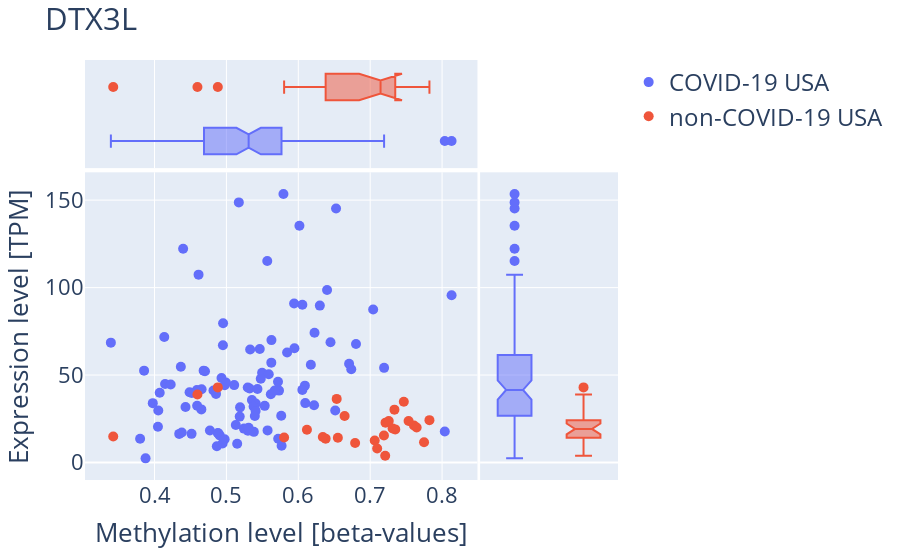
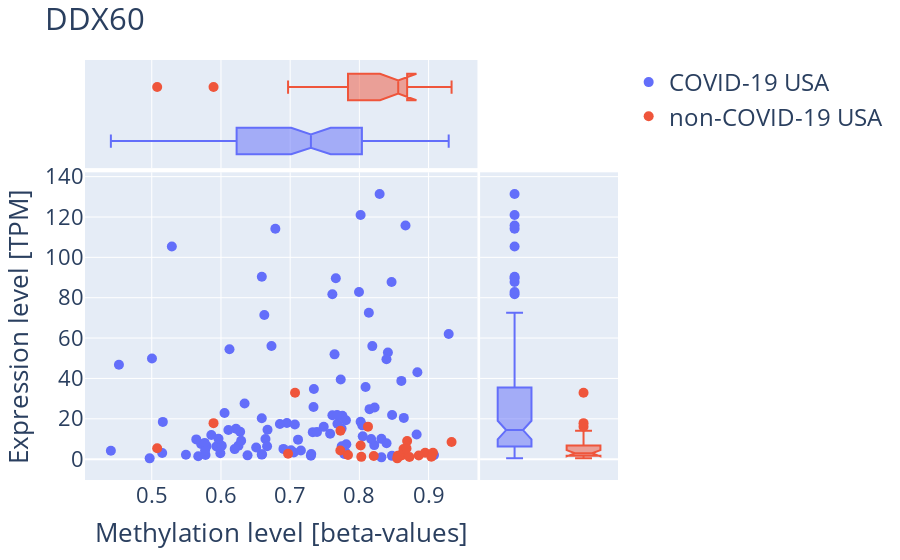
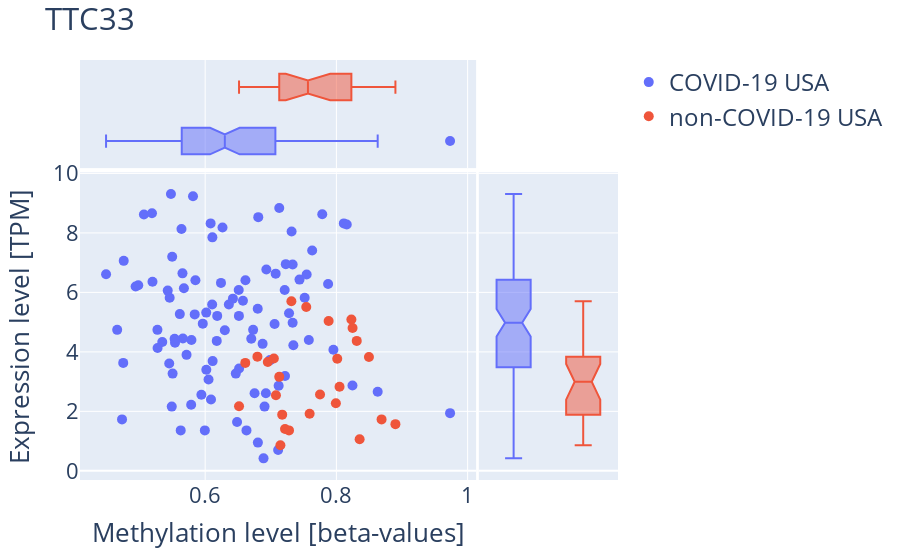
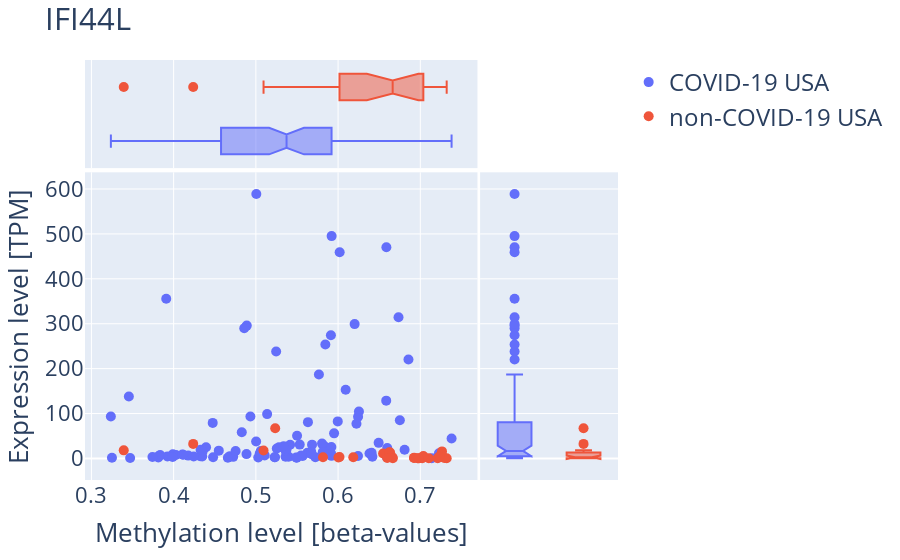

The code cell stored with these charts, in order, in its notebook:
### Code cell
mynorm_probes = set(usa_myNorm.index)  # all probes in mynorm

for gene in genes_set:

    probe_in_gene = dmg[
        dmg["UCSC_RefGene_Name"].str.contains(gene)
    ].index.tolist()  # Get DMPs identfied in specifi DEG

    # If number of probes > 1 use mean methylation level
    if len(probe_in_gene) > 1:
        cpgs_met_level = usa_myNorm.loc[probe_in_gene, :].mean().T
        cpgs_met_level.name = f"Average of {' '.join(probe_in_gene)}"
        probe_in_gene = cpgs_met_level.name

    else:
        cpgs_met_level = usa_myNorm.loc[probe_in_gene].T

    # Gete gene expression level
    gene_exp_level_ = ttable[[gene, "TYPE"]]

    # Merge data about: methylation, expresion and disease status
    df = pd.concat((gene_exp_level_, cpgs_met_level), axis=1).dropna()

    # Create figure
    fig = px.scatter(
        df,
        x=probe_in_gene,
        y=gene,
        color="TYPE",
        marginal_y="box",
        marginal_x="box",
    )

    if gene in DEG:
        deg = True
    else:
        deg = False

    fig.update_layout(
        yaxis_title=f"Expression level [TPM]",
        xaxis_title=f"Methylation level [beta-values]",
        legend_title="",
        title=f"{gene}",
        legend=dict(font=dict(size=24), title=""),
        font=dict(size=22),
    )

    fig.update_traces(marker=dict(size=10))
    fig.write_image(f"../Plots/ExpressionMethylPlots/{gene}.jpg")
    fig.show()

### Figure 1 — Plotly figure (JSON) as saved in the notebook; plotly's stock layout.template omitted (floating-point values rounded to 4 significant figures)
{"data": [{"hovertemplate": "TYPE=COVID-19 USA<br>Average of cg07815522 cg08122652 cg00959259=%{x}<br>DTX3L=%{y}<extra></extra>", "legendgroup": "COVID-19 USA", "marker": {"color": "#636efa", "size": 10, "symbol": "circle"}, "mode": "markers", "name": "COVID-19 USA", "orientation": "v", "showlegend": true, "type": "scatter", "x": [0.6525, 0.4072, 0.4398, 0.4487, 0.8132, 0.519, 0.6092, 0.5532, 0.4976, 0.4655, 0.4589, 0.6448, 0.5844, 0.5355, 0.5297, 0.4147, 0.5731, 0.5496, 0.5589, 0.6057, 0.5131, 0.5618, 0.5408, 0.6096, 0.6737, 0.4366, 0.7193, 0.5382, 0.5299, 0.4951, 0.4947, 0.4683, 0.4518, 0.5718, 0.4855, 0.4993, 0.5478, 0.4907, 0.533, 0.5244, 0.5323, 0.4888, 0.5624, 0.4932, 0.8037, 0.3855, 0.4515, 0.4344, 0.3875, 0.6219, 0.4612, 0.5568, 0.6174, 0.6299, 0.5378, 0.572, 0.6802, 0.4047, 0.6226, 0.5946, 0.64, 0.4702, 0.6056, 0.5464, 0.515, 0.5767, 0.5626, 0.5793, 0.5762, 0.4225, 0.5173, 0.4431, 0.6016, 0.3799, 0.3393, 0.6707, 0.6514, 0.7041, 0.4651, 0.4954, 0.4052, 0.5572, 0.482, 0.3976, 0.5108, 0.4881, 0.5309, 0.5406, 0.5185, 0.4593, 0.5432, 0.4771, 0.5395, 0.4867, 0.4975, 0.5672, 0.4379, 0.5942, 0.4136], "xaxis": "x", "y": [145.2, 39.9, 122.2, 40.19, 95.64, 31.54, 43.95, 32.4, 44.15, 41.88, 41.47, 68.76, 62.89, 35.75, 42.92, 44.85, 41.12, 51.29, 50.47, 41.52, 21.45, 39.06, 33.68, 33.98, 53.28, 54.75, 54.12, 17.54, 18.17, 67.05, 10.93, 52.54, 39.8, 46.13, 39.23, 45.7, 47.88, 15.53, 64.59, 19.4, 42.32, 16.66, 57.11, 48.36, 17.79, 52.52, 16.4, 16.37, 2.39, 32.76, 107.4, 115.2, 55.89, 89.7, 32.01, 13.65, 67.71, 20.42, 74.2, 65.34, 98.58, 52.16, 90.15, 64.88, 10.74, 9.64, 69.98, 153.5, 26.78, 44.62, 148.7, 31.72, 135.3, 13.61, 68.54, 56.51, 29.7, 87.47, 30.38, 79.64, 29.72, 18.39, 41.21, 33.95, 44.27, 16.89, 19.91, 29.52, 26.25, 32.43, 42, 18.35, 26.65, 9.34, 13.27, 41.12, 17.17, 90.89, 71.75], "yaxis": "y"}, {"alignmentgroup": "True", "hovertemplate": "TYPE=COVID-19 USA<br>Average of cg07815522 cg08122652 cg00959259=%{x}<extra></extra>", "legendgroup": "COVID-19 USA", "marker": {"color": "#636efa", "size": 10, "symbol": "circle"}, "name": "COVID-19 USA", "notched": true, "offsetgroup": "COVID-19 USA", "showlegend": false, "type": "box", "x": [0.6525, 0.4072, 0.4398, 0.4487, 0.8132, 0.519, 0.6092, 0.5532, 0.4976, 0.4655, 0.4589, 0.6448, 0.5844, 0.5355, 0.5297, 0.4147, 0.5731, 0.5496, 0.5589, 0.6057, 0.5131, 0.5618, 0.5408, 0.6096, 0.6737, 0.4366, 0.7193, 0.5382, 0.5299, 0.4951, 0.4947, 0.4683, 0.4518, 0.5718, 0.4855, 0.4993, 0.5478, 0.4907, 0.533, 0.5244, 0.5323, 0.4888, 0.5624, 0.4932, 0.8037, 0.3855, 0.4515, 0.4344, 0.3875, 0.6219, 0.4612, 0.5568, 0.6174, 0.6299, 0.5378, 0.572, 0.6802, 0.4047, 0.6226, 0.5946, 0.64, 0.4702, 0.6056, 0.5464, 0.515, 0.5767, 0.5626, 0.5793, 0.5762, 0.4225, 0.5173, 0.4431, 0.6016, 0.3799, 0.3393, 0.6707, 0.6514, 0.7041, 0.4651, 0.4954, 0.4052, 0.5572, 0.482, 0.3976, 0.5108, 0.4881, 0.5309, 0.5406, 0.5185, 0.4593, 0.5432, 0.4771, 0.5395, 0.4867, 0.4975, 0.5672, 0.4379, 0.5942, 0.4136], "xaxis": "x3", "yaxis": "y3"}, {"alignmentgroup": "True", "hovertemplate": "TYPE=COVID-19 USA<br>DTX3L=%{y}<extra></extra>", "legendgroup": "COVID-19 USA", "marker": {"color": "#636efa", "size": 10, "symbol": "circle"}, "name": "COVID-19 USA", "notched": true, "offsetgroup": "COVID-19 USA", "showlegend": false, "type": "box", "xaxis": "x2", "y": [145.2, 39.9, 122.2, 40.19, 95.64, 31.54, 43.95, 32.4, 44.15, 41.88, 41.47, 68.76, 62.89, 35.75, 42.92, 44.85, 41.12, 51.29, 50.47, 41.52, 21.45, 39.06, 33.68, 33.98, 53.28, 54.75, 54.12, 17.54, 18.17, 67.05, 10.93, 52.54, 39.8, 46.13, 39.23, 45.7, 47.88, 15.53, 64.59, 19.4, 42.32, 16.66, 57.11, 48.36, 17.79, 52.52, 16.4, 16.37, 2.39, 32.76, 107.4, 115.2, 55.89, 89.7, 32.01, 13.65, 67.71, 20.42, 74.2, 65.34, 98.58, 52.16, 90.15, 64.88, 10.74, 9.64, 69.98, 153.5, 26.78, 44.62, 148.7, 31.72, 135.3, 13.61, 68.54, 56.51, 29.7, 87.47, 30.38, 79.64, 29.72, 18.39, 41.21, 33.95, 44.27, 16.89, 19.91, 29.52, 26.25, 32.43, 42, 18.35, 26.65, 9.34, 13.27, 41.12, 17.17, 90.89, 71.75], "yaxis": "y2"}, {"hovertemplate": "TYPE=non-COVID-19 USA<br>Average of cg07815522 cg08122652 cg00959259=%{x}<br>DTX3L=%{y}<extra></extra>", "legendgroup": "non-COVID-19 USA", "marker": {"color": "#EF553B", "size": 10, "symbol": "circle"}, "mode": "markers", "name": "non-COVID-19 USA", "orientation": "v", "showlegend": true, "type": "scatter", "x": [0.638, 0.655, 0.7063, 0.7337, 0.7213, 0.3425, 0.612, 0.7609, 0.488, 0.7348, 0.6534, 0.7468, 0.7646, 0.7312, 0.6644, 0.679, 0.4597, 0.7191, 0.7749, 0.7258, 0.6341, 0.7097, 0.7534, 0.7824, 0.5803, 0.7209], "xaxis": "x", "y": [13.67, 14.15, 12.55, 30.23, 22.81, 14.87, 18.7, 21.17, 42.96, 18.94, 36.39, 34.78, 20.06, 19.5, 26.56, 11.14, 38.89, 15.46, 11.61, 23.68, 14.55, 7.99, 23.73, 24.23, 14.29, 3.87], "yaxis": "y"}, {"alignmentgroup": "True", "hovertemplate": "TYPE=non-COVID-19 USA<br>Average of cg07815522 cg08122652 cg00959259=%{x}<extra></extra>", "legendgroup": "non-COVID-19 USA", "marker": {"color": "#EF553B", "size": 10, "symbol": "circle"}, "name": "non-COVID-19 USA", "notched": true, "offsetgroup": "non-COVID-19 USA", "showlegend": false, "type": "box", "x": [0.638, 0.655, 0.7063, 0.7337, 0.7213, 0.3425, 0.612, 0.7609, 0.488, 0.7348, 0.6534, 0.7468, 0.7646, 0.7312, 0.6644, 0.679, 0.4597, 0.7191, 0.7749, 0.7258, 0.6341, 0.7097, 0.7534, 0.7824, 0.5803, 0.7209], "xaxis": "x3", "yaxis": "y3"}, {"alignmentgroup": "True", "hovertemplate": "TYPE=non-COVID-19 USA<br>DTX3L=%{y}<extra></extra>", "legendgroup": "non-COVID-19 USA", "marker": {"color": "#EF553B", "size": 10, "symbol": "circle"}, "name": "non-COVID-19 USA", "notched": true, "offsetgroup": "non-COVID-19 USA", "showlegend": false, "type": "box", "xaxis": "x2", "y": [13.67, 14.15, 12.55, 30.23, 22.81, 14.87, 18.7, 21.17, 42.96, 18.94, 36.39, 34.78, 20.06, 19.5, 26.56, 11.14, 38.89, 15.46, 11.61, 23.68, 14.55, 7.99, 23.73, 24.23, 14.29, 3.87], "yaxis": "y2"}], "layout": {"autosize": true, "font": {"size": 22}, "legend": {"font": {"size": 24}, "title": {"text": ""}, "tracegroupgap": 0}, "margin": {"t": 60}, "title": {"text": "DTX3L"}, "xaxis": {"anchor": "y", "autorange": true, "domain": [0, 0.7363], "range": [0.3039, 0.8485], "title": {"text": "Methylation level [beta-values]"}, "type": "linear"}, "xaxis2": {"anchor": "y2", "autorange": true, "domain": [0.7413, 1], "matches": "x2", "range": [-0.5, 1.5], "showgrid": false, "showline": false, "showticklabels": false, "ticks": "", "type": "category"}, "xaxis3": {"anchor": "y3", "autorange": true, "domain": [0, 0.7363], "matches": "x", "range": [0.3039, 0.8485], "showgrid": true, "showticklabels": false, "type": "linear"}, "xaxis4": {"anchor": "y4", "domain": [0.7413, 1], "matches": "x2", "showgrid": false, "showline": false, "showticklabels": false, "ticks": ""}, "yaxis": {"anchor": "x", "autorange": true, "domain": [0, 0.7326], "range": [-13.92, 169.8], "title": {"text": "Expression level [TPM]"}, "type": "linear"}, "yaxis2": {"anchor": "x2", "autorange": true, "domain": [0, 0.7326], "matches": "y", "range": [-13.92, 169.8], "showgrid": true, "showticklabels": false, "type": "linear"}, "yaxis3": {"anchor": "x3", "autorange": true, "domain": [0.7426, 1], "matches": "y3", "range": [-0.5, 1.5], "showgrid": false, "showline": false, "showticklabels": false, "ticks": "", "type": "category"}, "yaxis4": {"anchor": "x4", "domain": [0.7426, 1], "matches": "y3", "showgrid": true, "showline": false, "showticklabels": false, "ticks": ""}}}

### Figure 2 — Plotly figure (JSON) as saved in the notebook; plotly's stock layout.template omitted (floating-point values rounded to 4 significant figures)
{"data": [{"hovertemplate": "TYPE=COVID-19 USA<br>value=%{x}<br>DDX60=%{y}<extra></extra>", "legendgroup": "COVID-19 USA", "marker": {"color": "#636efa", "size": 10, "symbol": "circle"}, "mode": "markers", "name": "COVID-19 USA", "orientation": "v", "showlegend": true, "type": "scatter", "x": [0.8667, 0.7743, 0.529, 0.6277, 0.8838, 0.6643, 0.7806, 0.7012, 0.7578, 0.659, 0.5713, 0.8412, 0.8392, 0.4409, 0.7485, 0.5861, 0.7327, 0.761, 0.7683, 0.8642, 0.6253, 0.6903, 0.7745, 0.8318, 0.8827, 0.516, 0.8473, 0.7798, 0.7053, 0.6627, 0.5494, 0.6341, 0.6217, 0.8018, 0.7068, 0.7755, 0.8147, 0.5936, 0.6123, 0.6589, 0.7388, 0.5672, 0.6108, 0.6509, 0.9078, 0.5792, 0.5991, 0.6384, 0.497, 0.8049, 0.659, 0.761, 0.8187, 0.7995, 0.6953, 0.8471, 0.773, 0.5764, 0.8607, 0.7641, 0.8466, 0.6198, 0.8137, 0.7343, 0.7782, 0.8319, 0.809, 0.8018, 0.8043, 0.6052, 0.6786, 0.6012, 0.8293, 0.5151, 0.4526, 0.8392, 0.8215, 0.9291, 0.6292, 0.673, 0.6673, 0.7305, 0.7338, 0.5964, 0.5643, 0.6666, 0.7155, 0.7811, 0.7114, 0.6852, 0.817, 0.5777, 0.7679, 0.73, 0.6594, 0.822, 0.577, 0.766, 0.5003], "xaxis": "x", "y": [115.8, 15.15, 105.4, 13.57, 43.04, 9.98, 19.26, 4.42, 12.6, 20.26, 7.5, 52.86, 49.46, 4.15, 16.01, 11.93, 13.39, 21.77, 17.55, 20.45, 6.7, 5.08, 6.36, 10.06, 12.17, 18.46, 21.9, 3.57, 3.27, 71.42, 2.18, 27.57, 15.06, 18.56, 17.16, 21.47, 24.79, 6.32, 54.43, 2.25, 13.46, 1.42, 14.42, 5.75, 2, 6.47, 2.94, 1.88, 0.39, 11.3, 90.38, 81.75, 56.02, 82.8, 17.95, 1.63, 39.49, 8.06, 38.78, 51.93, 87.77, 4.97, 72.54, 34.76, 2.51, 0.89, 35.76, 121, 16.75, 22.89, 114.1, 6.65, 131.4, 3.07, 46.75, 7.85, 6.96, 62, 9.08, 56.06, 14.58, 2.52, 25.83, 10.06, 9.8, 6.39, 4.26, 7.42, 9.66, 17.45, 9.96, 2.03, 21.84, 1.69, 2.41, 25.58, 4.11, 89.62, 49.84], "yaxis": "y"}, {"alignmentgroup": "True", "hovertemplate": "TYPE=COVID-19 USA<br>value=%{x}<extra></extra>", "legendgroup": "COVID-19 USA", "marker": {"color": "#636efa", "size": 10, "symbol": "circle"}, "name": "COVID-19 USA", "notched": true, "offsetgroup": "COVID-19 USA", "showlegend": false, "type": "box", "x": [0.8667, 0.7743, 0.529, 0.6277, 0.8838, 0.6643, 0.7806, 0.7012, 0.7578, 0.659, 0.5713, 0.8412, 0.8392, 0.4409, 0.7485, 0.5861, 0.7327, 0.761, 0.7683, 0.8642, 0.6253, 0.6903, 0.7745, 0.8318, 0.8827, 0.516, 0.8473, 0.7798, 0.7053, 0.6627, 0.5494, 0.6341, 0.6217, 0.8018, 0.7068, 0.7755, 0.8147, 0.5936, 0.6123, 0.6589, 0.7388, 0.5672, 0.6108, 0.6509, 0.9078, 0.5792, 0.5991, 0.6384, 0.497, 0.8049, 0.659, 0.761, 0.8187, 0.7995, 0.6953, 0.8471, 0.773, 0.5764, 0.8607, 0.7641, 0.8466, 0.6198, 0.8137, 0.7343, 0.7782, 0.8319, 0.809, 0.8018, 0.8043, 0.6052, 0.6786, 0.6012, 0.8293, 0.5151, 0.4526, 0.8392, 0.8215, 0.9291, 0.6292, 0.673, 0.6673, 0.7305, 0.7338, 0.5964, 0.5643, 0.6666, 0.7155, 0.7811, 0.7114, 0.6852, 0.817, 0.5777, 0.7679, 0.73, 0.6594, 0.822, 0.577, 0.766, 0.5003], "xaxis": "x3", "yaxis": "y3"}, {"alignmentgroup": "True", "hovertemplate": "TYPE=COVID-19 USA<br>DDX60=%{y}<extra></extra>", "legendgroup": "COVID-19 USA", "marker": {"color": "#636efa", "size": 10, "symbol": "circle"}, "name": "COVID-19 USA", "notched": true, "offsetgroup": "COVID-19 USA", "showlegend": false, "type": "box", "xaxis": "x2", "y": [115.8, 15.15, 105.4, 13.57, 43.04, 9.98, 19.26, 4.42, 12.6, 20.26, 7.5, 52.86, 49.46, 4.15, 16.01, 11.93, 13.39, 21.77, 17.55, 20.45, 6.7, 5.08, 6.36, 10.06, 12.17, 18.46, 21.9, 3.57, 3.27, 71.42, 2.18, 27.57, 15.06, 18.56, 17.16, 21.47, 24.79, 6.32, 54.43, 2.25, 13.46, 1.42, 14.42, 5.75, 2, 6.47, 2.94, 1.88, 0.39, 11.3, 90.38, 81.75, 56.02, 82.8, 17.95, 1.63, 39.49, 8.06, 38.78, 51.93, 87.77, 4.97, 72.54, 34.76, 2.51, 0.89, 35.76, 121, 16.75, 22.89, 114.1, 6.65, 131.4, 3.07, 46.75, 7.85, 6.96, 62, 9.08, 56.06, 14.58, 2.52, 25.83, 10.06, 9.8, 6.39, 4.26, 7.42, 9.66, 17.45, 9.96, 2.03, 21.84, 1.69, 2.41, 25.58, 4.11, 89.62, 49.84], "yaxis": "y2"}, {"hovertemplate": "TYPE=non-COVID-19 USA<br>value=%{x}<br>DDX60=%{y}<extra></extra>", "legendgroup": "non-COVID-19 USA", "marker": {"color": "#EF553B", "size": 10, "symbol": "circle"}, "mode": "markers", "name": "non-COVID-19 USA", "orientation": "v", "showlegend": true, "type": "scatter", "x": [0.8028, 0.8652, 0.8595, 0.8951, 0.9332, 0.5078, 0.7725, 0.8858, 0.7071, 0.9064, 0.7727, 0.8125, 0.859, 0.8555, 0.8018, 0.8568, 0.5893, 0.8208, 0.904, 0.8638, 0.7836, 0.8724, 0.869, 0.8681, 0.697, 0.8547], "xaxis": "x", "y": [1.14, 2.29, 1.69, 3.2, 8.5, 5.42, 4.26, 1.85, 32.87, 3.13, 14.11, 16.1, 1.97, 1.64, 6.76, 1.48, 17.84, 1.56, 1.2, 5.07, 2.06, 1.07, 9, 5.33, 2.72, 0.39], "yaxis": "y"}, {"alignmentgroup": "True", "hovertemplate": "TYPE=non-COVID-19 USA<br>value=%{x}<extra></extra>", "legendgroup": "non-COVID-19 USA", "marker": {"color": "#EF553B", "size": 10, "symbol": "circle"}, "name": "non-COVID-19 USA", "notched": true, "offsetgroup": "non-COVID-19 USA", "showlegend": false, "type": "box", "x": [0.8028, 0.8652, 0.8595, 0.8951, 0.9332, 0.5078, 0.7725, 0.8858, 0.7071, 0.9064, 0.7727, 0.8125, 0.859, 0.8555, 0.8018, 0.8568, 0.5893, 0.8208, 0.904, 0.8638, 0.7836, 0.8724, 0.869, 0.8681, 0.697, 0.8547], "xaxis": "x3", "yaxis": "y3"}, {"alignmentgroup": "True", "hovertemplate": "TYPE=non-COVID-19 USA<br>DDX60=%{y}<extra></extra>", "legendgroup": "non-COVID-19 USA", "marker": {"color": "#EF553B", "size": 10, "symbol": "circle"}, "name": "non-COVID-19 USA", "notched": true, "offsetgroup": "non-COVID-19 USA", "showlegend": false, "type": "box", "xaxis": "x2", "y": [1.14, 2.29, 1.69, 3.2, 8.5, 5.42, 4.26, 1.85, 32.87, 3.13, 14.11, 16.1, 1.97, 1.64, 6.76, 1.48, 17.84, 1.56, 1.2, 5.07, 2.06, 1.07, 9, 5.33, 2.72, 0.39], "yaxis": "y2"}], "layout": {"autosize": true, "font": {"size": 22}, "legend": {"font": {"size": 24}, "title": {"text": ""}, "tracegroupgap": 0}, "margin": {"t": 60}, "title": {"text": "DDX60"}, "xaxis": {"anchor": "y", "autorange": true, "domain": [0, 0.7363], "range": [0.4042, 0.97], "title": {"text": "Methylation level [beta-values]"}, "type": "linear"}, "xaxis2": {"anchor": "y2", "autorange": true, "domain": [0.7413, 1], "matches": "x2", "range": [-0.5, 1.5], "showgrid": false, "showline": false, "showticklabels": false, "ticks": "", "type": "category"}, "xaxis3": {"anchor": "y3", "autorange": true, "domain": [0, 0.7363], "matches": "x", "range": [0.4042, 0.97], "showgrid": true, "showticklabels": false, "type": "linear"}, "xaxis4": {"anchor": "y4", "domain": [0.7413, 1], "matches": "x2", "showgrid": false, "showline": false, "showticklabels": false, "ticks": ""}, "yaxis": {"anchor": "x", "autorange": true, "domain": [0, 0.7326], "range": [-13.75, 145.6], "title": {"text": "Expression level [TPM]"}, "type": "linear"}, "yaxis2": {"anchor": "x2", "autorange": true, "domain": [0, 0.7326], "matches": "y", "range": [-13.75, 145.6], "showgrid": true, "showticklabels": false, "type": "linear"}, "yaxis3": {"anchor": "x3", "autorange": true, "domain": [0.7426, 1], "matches": "y3", "range": [-0.5, 1.5], "showgrid": false, "showline": false, "showticklabels": false, "ticks": "", "type": "category"}, "yaxis4": {"anchor": "x4", "domain": [0.7426, 1], "matches": "y3", "showgrid": true, "showline": false, "showticklabels": false, "ticks": ""}}}

### Figure 3 — Plotly figure (JSON) as saved in the notebook; plotly's stock layout.template omitted (floating-point values rounded to 4 significant figures)
{"data": [{"hovertemplate": "TYPE=COVID-19 USA<br>value=%{x}<br>TTC33=%{y}<extra></extra>", "legendgroup": "COVID-19 USA", "marker": {"color": "#636efa", "size": 10, "symbol": "circle"}, "mode": "markers", "name": "COVID-19 USA", "orientation": "v", "showlegend": true, "type": "scatter", "x": [0.5852, 0.5459, 0.6517, 0.6241, 0.6576, 0.6703, 0.6264, 0.6933, 0.6423, 0.6083, 0.449, 0.7317, 0.4759, 0.611, 0.5478, 0.543, 0.5661, 0.5815, 0.6016, 0.7784, 0.7333, 0.5197, 0.494, 0.6511, 0.7438, 0.5273, 0.758, 0.7278, 0.7874, 0.6614, 0.5627, 0.5346, 0.5541, 0.6801, 0.6177, 0.7074, 0.5964, 0.6017, 0.5067, 0.5491, 0.7333, 0.7217, 0.5497, 0.4659, 0.712, 0.63, 0.6629, 0.6803, 0.5995, 0.6514, 0.5504, 0.7129, 0.5841, 0.7344, 0.6106, 0.6889, 0.7547, 0.6051, 0.8158, 0.6731, 0.6809, 0.6114, 0.7229, 0.6753, 0.5787, 0.7112, 0.8113, 0.7631, 0.5613, 0.6987, 0.5189, 0.4751, 0.5639, 0.4981, 0.5275, 0.7516, 0.7058, 0.8629, 0.5791, 0.5534, 0.6985, 0.9732, 0.7212, 0.6361, 0.7955, 0.6183, 0.5716, 0.6875, 0.5452, 0.5942, 0.5676, 0.6486, 0.6467, 0.6905, 0.4733, 0.8245, 0.6089, 0.5654, 0.6925], "xaxis": "x", "y": [6.41, 5.82, 3.44, 6.32, 5.72, 4.44, 8.18, 6.77, 5.79, 8.32, 6.61, 8.05, 7.06, 7.85, 9.31, 6.06, 4.45, 9.23, 5.32, 8.63, 6.94, 6.36, 6.2, 6.08, 6.43, 4.74, 4.4, 5.3, 6.28, 6.41, 1.36, 4.33, 4.31, 5.45, 4.37, 6.63, 4.95, 3.4, 8.62, 2.16, 4.98, 3.19, 7.2, 4.74, 2.86, 4.73, 1.36, 0.95, 1.36, 5.21, 3.27, 8.84, 5.26, 4.22, 5.59, 0.42, 6.6, 3.07, 8.28, 4.74, 8.53, 3.69, 6.95, 2.61, 2.22, 0.7, 8.32, 7.41, 5.27, 3.72, 8.66, 3.63, 8.13, 6.24, 4.13, 5.82, 4.94, 2.66, 4.4, 4.44, 3.72, 1.94, 6.08, 5.59, 4.07, 5.21, 3.9, 4.27, 3.61, 2.56, 6.14, 1.64, 3.27, 2.16, 1.73, 2.87, 2.4, 6.64, 2.61], "yaxis": "y"}, {"alignmentgroup": "True", "hovertemplate": "TYPE=COVID-19 USA<br>value=%{x}<extra></extra>", "legendgroup": "COVID-19 USA", "marker": {"color": "#636efa", "size": 10, "symbol": "circle"}, "name": "COVID-19 USA", "notched": true, "offsetgroup": "COVID-19 USA", "showlegend": false, "type": "box", "x": [0.5852, 0.5459, 0.6517, 0.6241, 0.6576, 0.6703, 0.6264, 0.6933, 0.6423, 0.6083, 0.449, 0.7317, 0.4759, 0.611, 0.5478, 0.543, 0.5661, 0.5815, 0.6016, 0.7784, 0.7333, 0.5197, 0.494, 0.6511, 0.7438, 0.5273, 0.758, 0.7278, 0.7874, 0.6614, 0.5627, 0.5346, 0.5541, 0.6801, 0.6177, 0.7074, 0.5964, 0.6017, 0.5067, 0.5491, 0.7333, 0.7217, 0.5497, 0.4659, 0.712, 0.63, 0.6629, 0.6803, 0.5995, 0.6514, 0.5504, 0.7129, 0.5841, 0.7344, 0.6106, 0.6889, 0.7547, 0.6051, 0.8158, 0.6731, 0.6809, 0.6114, 0.7229, 0.6753, 0.5787, 0.7112, 0.8113, 0.7631, 0.5613, 0.6987, 0.5189, 0.4751, 0.5639, 0.4981, 0.5275, 0.7516, 0.7058, 0.8629, 0.5791, 0.5534, 0.6985, 0.9732, 0.7212, 0.6361, 0.7955, 0.6183, 0.5716, 0.6875, 0.5452, 0.5942, 0.5676, 0.6486, 0.6467, 0.6905, 0.4733, 0.8245, 0.6089, 0.5654, 0.6925], "xaxis": "x3", "yaxis": "y3"}, {"alignmentgroup": "True", "hovertemplate": "TYPE=COVID-19 USA<br>TTC33=%{y}<extra></extra>", "legendgroup": "COVID-19 USA", "marker": {"color": "#636efa", "size": 10, "symbol": "circle"}, "name": "COVID-19 USA", "notched": true, "offsetgroup": "COVID-19 USA", "showlegend": false, "type": "box", "xaxis": "x2", "y": [6.41, 5.82, 3.44, 6.32, 5.72, 4.44, 8.18, 6.77, 5.79, 8.32, 6.61, 8.05, 7.06, 7.85, 9.31, 6.06, 4.45, 9.23, 5.32, 8.63, 6.94, 6.36, 6.2, 6.08, 6.43, 4.74, 4.4, 5.3, 6.28, 6.41, 1.36, 4.33, 4.31, 5.45, 4.37, 6.63, 4.95, 3.4, 8.62, 2.16, 4.98, 3.19, 7.2, 4.74, 2.86, 4.73, 1.36, 0.95, 1.36, 5.21, 3.27, 8.84, 5.26, 4.22, 5.59, 0.42, 6.6, 3.07, 8.28, 4.74, 8.53, 3.69, 6.95, 2.61, 2.22, 0.7, 8.32, 7.41, 5.27, 3.72, 8.66, 3.63, 8.13, 6.24, 4.13, 5.82, 4.94, 2.66, 4.4, 4.44, 3.72, 1.94, 6.08, 5.59, 4.07, 5.21, 3.9, 4.27, 3.61, 2.56, 6.14, 1.64, 3.27, 2.16, 1.73, 2.87, 2.4, 6.64, 2.61], "yaxis": "y2"}, {"hovertemplate": "TYPE=non-COVID-19 USA<br>value=%{x}<br>TTC33=%{y}<extra></extra>", "legendgroup": "non-COVID-19 USA", "marker": {"color": "#EF553B", "size": 10, "symbol": "circle"}, "mode": "markers", "name": "non-COVID-19 USA", "orientation": "v", "showlegend": true, "type": "scatter", "x": [0.7217, 0.8013, 0.6516, 0.8228, 0.8689, 0.7174, 0.7129, 0.7992, 0.6955, 0.754, 0.8496, 0.7882, 0.8048, 0.831, 0.6796, 0.6611, 0.7314, 0.7079, 0.775, 0.8247, 0.7592, 0.8354, 0.7278, 0.7047, 0.7147, 0.8899], "xaxis": "x", "y": [1.41, 3.77, 2.17, 5.09, 1.73, 1.89, 3.16, 2.27, 3.66, 5.51, 3.83, 5.04, 2.83, 4.37, 3.84, 3.63, 5.7, 2.54, 2.57, 4.8, 1.92, 1.06, 1.36, 3.78, 0.86, 1.57], "yaxis": "y"}, {"alignmentgroup": "True", "hovertemplate": "TYPE=non-COVID-19 USA<br>value=%{x}<extra></extra>", "legendgroup": "non-COVID-19 USA", "marker": {"color": "#EF553B", "size": 10, "symbol": "circle"}, "name": "non-COVID-19 USA", "notched": true, "offsetgroup": "non-COVID-19 USA", "showlegend": false, "type": "box", "x": [0.7217, 0.8013, 0.6516, 0.8228, 0.8689, 0.7174, 0.7129, 0.7992, 0.6955, 0.754, 0.8496, 0.7882, 0.8048, 0.831, 0.6796, 0.6611, 0.7314, 0.7079, 0.775, 0.8247, 0.7592, 0.8354, 0.7278, 0.7047, 0.7147, 0.8899], "xaxis": "x3", "yaxis": "y3"}, {"alignmentgroup": "True", "hovertemplate": "TYPE=non-COVID-19 USA<br>TTC33=%{y}<extra></extra>", "legendgroup": "non-COVID-19 USA", "marker": {"color": "#EF553B", "size": 10, "symbol": "circle"}, "name": "non-COVID-19 USA", "notched": true, "offsetgroup": "non-COVID-19 USA", "showlegend": false, "type": "box", "xaxis": "x2", "y": [1.41, 3.77, 2.17, 5.09, 1.73, 1.89, 3.16, 2.27, 3.66, 5.51, 3.83, 5.04, 2.83, 4.37, 3.84, 3.63, 5.7, 2.54, 2.57, 4.8, 1.92, 1.06, 1.36, 3.78, 0.86, 1.57], "yaxis": "y2"}], "layout": {"autosize": true, "font": {"size": 22}, "legend": {"font": {"size": 24}, "title": {"text": ""}, "tracegroupgap": 0}, "margin": {"t": 60}, "title": {"text": "TTC33"}, "xaxis": {"anchor": "y", "autorange": true, "domain": [0, 0.7363], "range": [0.4099, 1.012], "title": {"text": "Methylation level [beta-values]"}, "type": "linear"}, "xaxis2": {"anchor": "y2", "autorange": true, "domain": [0.7413, 1], "matches": "x2", "range": [-0.5, 1.5], "showgrid": false, "showline": false, "showticklabels": false, "ticks": "", "type": "category"}, "xaxis3": {"anchor": "y3", "autorange": true, "domain": [0, 0.7363], "matches": "x", "range": [0.4099, 1.012], "showgrid": true, "showticklabels": false, "type": "linear"}, "xaxis4": {"anchor": "y4", "domain": [0.7413, 1], "matches": "x2", "showgrid": false, "showline": false, "showticklabels": false, "ticks": ""}, "yaxis": {"anchor": "x", "autorange": true, "domain": [0, 0.7326], "range": [-0.5396, 10.27], "title": {"text": "Expression level [TPM]"}, "type": "linear"}, "yaxis2": {"anchor": "x2", "autorange": true, "domain": [0, 0.7326], "matches": "y", "range": [-0.5396, 10.27], "showgrid": true, "showticklabels": false, "type": "linear"}, "yaxis3": {"anchor": "x3", "autorange": true, "domain": [0.7426, 1], "matches": "y3", "range": [-0.5, 1.5], "showgrid": false, "showline": false, "showticklabels": false, "ticks": "", "type": "category"}, "yaxis4": {"anchor": "x4", "domain": [0.7426, 1], "matches": "y3", "showgrid": true, "showline": false, "showticklabels": false, "ticks": ""}}}

### Figure 4 — Plotly figure (JSON) as saved in the notebook; plotly's stock layout.template omitted (floating-point values rounded to 4 significant figures)
{"data": [{"hovertemplate": "TYPE=COVID-19 USA<br>Average of cg03607951 cg13304609=%{x}<br>IFI44L=%{y}<extra></extra>", "legendgroup": "COVID-19 USA", "marker": {"color": "#636efa", "size": 10, "symbol": "circle"}, "mode": "markers", "name": "COVID-19 USA", "orientation": "v", "showlegend": true, "type": "scatter", "x": [0.6587, 0.5047, 0.391, 0.4549, 0.738, 0.5108, 0.6493, 0.4684, 0.5627, 0.5683, 0.4028, 0.6585, 0.5951, 0.448, 0.5281, 0.399, 0.5862, 0.5534, 0.6382, 0.6809, 0.3924, 0.5399, 0.557, 0.6408, 0.7227, 0.4394, 0.6598, 0.5233, 0.5361, 0.5137, 0.4724, 0.4829, 0.4753, 0.5838, 0.5417, 0.5254, 0.5918, 0.4323, 0.5634, 0.4659, 0.5364, 0.3814, 0.5373, 0.4347, 0.7139, 0.3988, 0.3836, 0.4177, 0.3471, 0.5674, 0.4889, 0.5913, 0.5996, 0.6201, 0.5338, 0.5919, 0.6224, 0.4116, 0.6751, 0.6092, 0.6735, 0.3814, 0.5845, 0.5247, 0.6243, 0.5724, 0.6243, 0.6019, 0.5805, 0.4475, 0.5006, 0.4107, 0.5921, 0.325, 0.3236, 0.6417, 0.6594, 0.6856, 0.4886, 0.4859, 0.4328, 0.5497, 0.4934, 0.4354, 0.506, 0.5551, 0.5228, 0.5814, 0.5915, 0.5501, 0.5678, 0.3742, 0.5003, 0.549, 0.5029, 0.6254, 0.4244, 0.5767, 0.3455], "xaxis": "x", "y": [470.3, 10.81, 355.8, 17.33, 44.53, 6.77, 34.68, 5.07, 12.52, 30.74, 7.84, 128.7, 55.84, 2.68, 24.77, 9.22, 23.48, 30.77, 11.15, 19.29, 4.52, 3.76, 5.48, 12.67, 11.73, 25.1, 23.06, 2.61, 3.57, 98.74, 3.55, 58.19, 16.59, 26.48, 30.35, 22.18, 25.39, 4.86, 80.84, 1.4, 15.92, 1.99, 19.78, 4.35, 0.58, 3.26, 7.84, 6.27, 1.08, 14.56, 295.8, 274.2, 82.48, 299.2, 27.29, 5.76, 77.07, 8.2, 85.03, 152.8, 314.3, 5.05, 253.6, 238.3, 5.33, 2.89, 92.79, 459.2, 33.04, 79.16, 589.1, 8.76, 495.1, 1.43, 93.59, 3.65, 2.56, 220.4, 9.62, 289.9, 19.13, 1.64, 93.5, 16.13, 16.67, 6.41, 2.73, 14.53, 10.67, 50.7, 9.39, 3.07, 37.69, 2.16, 1.98, 104.3, 4.26, 187.0, 137.9], "yaxis": "y"}, {"alignmentgroup": "True", "hovertemplate": "TYPE=COVID-19 USA<br>Average of cg03607951 cg13304609=%{x}<extra></extra>", "legendgroup": "COVID-19 USA", "marker": {"color": "#636efa", "size": 10, "symbol": "circle"}, "name": "COVID-19 USA", "notched": true, "offsetgroup": "COVID-19 USA", "showlegend": false, "type": "box", "x": [0.6587, 0.5047, 0.391, 0.4549, 0.738, 0.5108, 0.6493, 0.4684, 0.5627, 0.5683, 0.4028, 0.6585, 0.5951, 0.448, 0.5281, 0.399, 0.5862, 0.5534, 0.6382, 0.6809, 0.3924, 0.5399, 0.557, 0.6408, 0.7227, 0.4394, 0.6598, 0.5233, 0.5361, 0.5137, 0.4724, 0.4829, 0.4753, 0.5838, 0.5417, 0.5254, 0.5918, 0.4323, 0.5634, 0.4659, 0.5364, 0.3814, 0.5373, 0.4347, 0.7139, 0.3988, 0.3836, 0.4177, 0.3471, 0.5674, 0.4889, 0.5913, 0.5996, 0.6201, 0.5338, 0.5919, 0.6224, 0.4116, 0.6751, 0.6092, 0.6735, 0.3814, 0.5845, 0.5247, 0.6243, 0.5724, 0.6243, 0.6019, 0.5805, 0.4475, 0.5006, 0.4107, 0.5921, 0.325, 0.3236, 0.6417, 0.6594, 0.6856, 0.4886, 0.4859, 0.4328, 0.5497, 0.4934, 0.4354, 0.506, 0.5551, 0.5228, 0.5814, 0.5915, 0.5501, 0.5678, 0.3742, 0.5003, 0.549, 0.5029, 0.6254, 0.4244, 0.5767, 0.3455], "xaxis": "x3", "yaxis": "y3"}, {"alignmentgroup": "True", "hovertemplate": "TYPE=COVID-19 USA<br>IFI44L=%{y}<extra></extra>", "legendgroup": "COVID-19 USA", "marker": {"color": "#636efa", "size": 10, "symbol": "circle"}, "name": "COVID-19 USA", "notched": true, "offsetgroup": "COVID-19 USA", "showlegend": false, "type": "box", "xaxis": "x2", "y": [470.3, 10.81, 355.8, 17.33, 44.53, 6.77, 34.68, 5.07, 12.52, 30.74, 7.84, 128.7, 55.84, 2.68, 24.77, 9.22, 23.48, 30.77, 11.15, 19.29, 4.52, 3.76, 5.48, 12.67, 11.73, 25.1, 23.06, 2.61, 3.57, 98.74, 3.55, 58.19, 16.59, 26.48, 30.35, 22.18, 25.39, 4.86, 80.84, 1.4, 15.92, 1.99, 19.78, 4.35, 0.58, 3.26, 7.84, 6.27, 1.08, 14.56, 295.8, 274.2, 82.48, 299.2, 27.29, 5.76, 77.07, 8.2, 85.03, 152.8, 314.3, 5.05, 253.6, 238.3, 5.33, 2.89, 92.79, 459.2, 33.04, 79.16, 589.1, 8.76, 495.1, 1.43, 93.59, 3.65, 2.56, 220.4, 9.62, 289.9, 19.13, 1.64, 93.5, 16.13, 16.67, 6.41, 2.73, 14.53, 10.67, 50.7, 9.39, 3.07, 37.69, 2.16, 1.98, 104.3, 4.26, 187.0, 137.9], "yaxis": "y2"}, {"hovertemplate": "TYPE=non-COVID-19 USA<br>Average of cg03607951 cg13304609=%{x}<br>IFI44L=%{y}<extra></extra>", "legendgroup": "non-COVID-19 USA", "marker": {"color": "#EF553B", "size": 10, "symbol": "circle"}, "mode": "markers", "name": "non-COVID-19 USA", "orientation": "v", "showlegend": true, "type": "scatter", "x": [0.6662, 0.6004, 0.7104, 0.6925, 0.6633, 0.3393, 0.5816, 0.7321, 0.5235, 0.697, 0.6547, 0.6623, 0.6666, 0.7211, 0.6017, 0.7024, 0.4238, 0.6598, 0.7292, 0.7037, 0.6185, 0.6924, 0.7264, 0.7234, 0.5093, 0.6981], "xaxis": "x", "y": [2.83, 2.04, 0.34, 1.43, 13.06, 17.98, 2.61, 0.57, 67.13, 0.64, 10.9, 13.59, 0.61, 0.5, 3.12, 0.23, 32.39, 0.98, 0.88, 5.26, 2.61, 1.19, 15.65, 4.96, 17.61, 0.16], "yaxis": "y"}, {"alignmentgroup": "True", "hovertemplate": "TYPE=non-COVID-19 USA<br>Average of cg03607951 cg13304609=%{x}<extra></extra>", "legendgroup": "non-COVID-19 USA", "marker": {"color": "#EF553B", "size": 10, "symbol": "circle"}, "name": "non-COVID-19 USA", "notched": true, "offsetgroup": "non-COVID-19 USA", "showlegend": false, "type": "box", "x": [0.6662, 0.6004, 0.7104, 0.6925, 0.6633, 0.3393, 0.5816, 0.7321, 0.5235, 0.697, 0.6547, 0.6623, 0.6666, 0.7211, 0.6017, 0.7024, 0.4238, 0.6598, 0.7292, 0.7037, 0.6185, 0.6924, 0.7264, 0.7234, 0.5093, 0.6981], "xaxis": "x3", "yaxis": "y3"}, {"alignmentgroup": "True", "hovertemplate": "TYPE=non-COVID-19 USA<br>IFI44L=%{y}<extra></extra>", "legendgroup": "non-COVID-19 USA", "marker": {"color": "#EF553B", "size": 10, "symbol": "circle"}, "name": "non-COVID-19 USA", "notched": true, "offsetgroup": "non-COVID-19 USA", "showlegend": false, "type": "box", "xaxis": "x2", "y": [2.83, 2.04, 0.34, 1.43, 13.06, 17.98, 2.61, 0.57, 67.13, 0.64, 10.9, 13.59, 0.61, 0.5, 3.12, 0.23, 32.39, 0.98, 0.88, 5.26, 2.61, 1.19, 15.65, 4.96, 17.61, 0.16], "yaxis": "y2"}], "layout": {"autosize": true, "font": {"size": 22}, "legend": {"font": {"size": 24}, "title": {"text": ""}, "tracegroupgap": 0}, "margin": {"t": 60}, "title": {"text": "IFI44L"}, "xaxis": {"anchor": "y", "autorange": true, "domain": [0, 0.7363], "range": [0.2927, 0.7689], "title": {"text": "Methylation level [beta-values]"}, "type": "linear"}, "xaxis2": {"anchor": "y2", "autorange": true, "domain": [0.7413, 1], "matches": "x2", "range": [-0.5, 1.5], "showgrid": false, "showline": false, "showticklabels": false, "ticks": "", "type": "category"}, "xaxis3": {"anchor": "y3", "autorange": true, "domain": [0, 0.7363], "matches": "x", "range": [0.2927, 0.7689], "showgrid": true, "showticklabels": false, "type": "linear"}, "xaxis4": {"anchor": "y4", "domain": [0.7413, 1], "matches": "x2", "showgrid": false, "showline": false, "showticklabels": false, "ticks": ""}, "yaxis": {"anchor": "x", "autorange": true, "domain": [0, 0.7326], "range": [-63.41, 652.6], "title": {"text": "Expression level [TPM]"}, "type": "linear"}, "yaxis2": {"anchor": "x2", "autorange": true, "domain": [0, 0.7326], "matches": "y", "range": [-63.41, 652.6], "showgrid": true, "showticklabels": false, "type": "linear"}, "yaxis3": {"anchor": "x3", "autorange": true, "domain": [0.7426, 1], "matches": "y3", "range": [-0.5, 1.5], "showgrid": false, "showline": false, "showticklabels": false, "ticks": "", "type": "category"}, "yaxis4": {"anchor": "x4", "domain": [0.7426, 1], "matches": "y3", "showgrid": true, "showline": false, "showticklabels": false, "ticks": ""}}}
